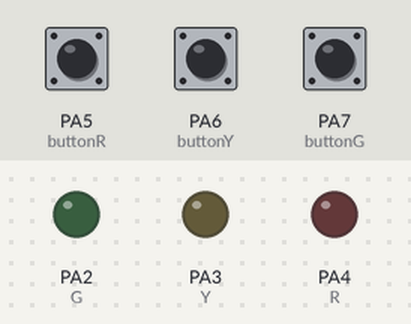
This sketch was run on a simulated STM32 Blue Pill. Parts: output pins drawn as LEDs (lit = HIGH). The test bench sets the inputs (shaded band); at power-on: PA5 (buttonR) LOW, PA6 (buttonY) LOW, PA7 (buttonG) LOW.

Above: at 1.2 s.
1.3 s: PA5 (buttonR) pulled HIGH for 0.15 s
At 1.37 s:
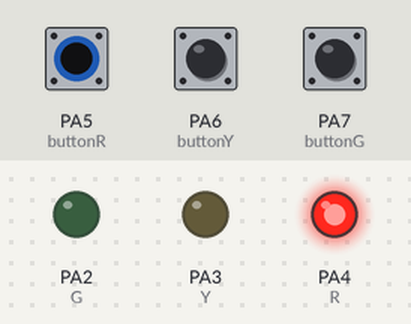
2.9 s: PA6 (buttonY) pulled HIGH for 0.15 s
At 2.97 s:
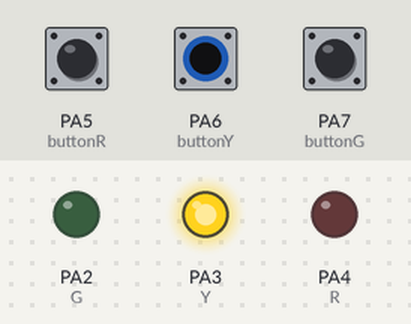
4.5 s: PA7 (buttonG) pulled HIGH for 0.15 s
At 4.57 s:
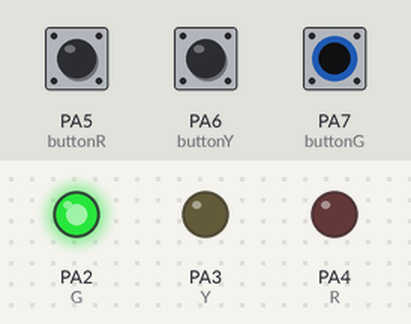
6.1 s: PA7 (buttonG) pulled HIGH for 3.2 s
At 10.5 s:
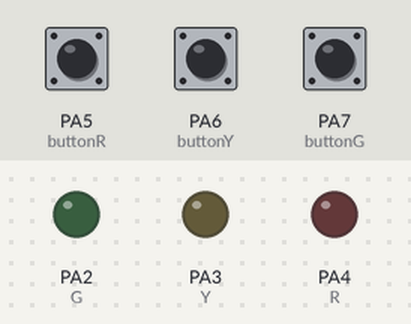
10.8 s: PA5 (buttonR) pulled HIGH for 3.2 s
At 11.8 s:
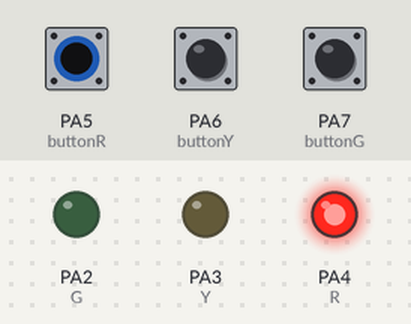
Timing chart, 0 to 15.5 s (numbered marks = the images above; inputs shaded):
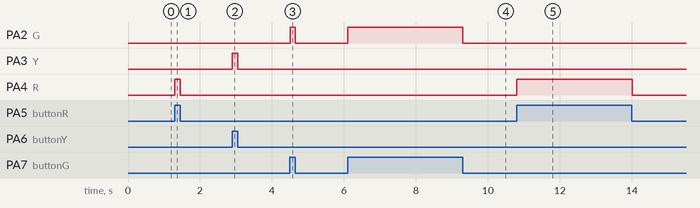

Measured:
- after the input at 1.3 s, PA4 (R): LOW → HIGH at once, → LOW 0.15 s later
- after the input at 2.9 s, PA3 (Y): LOW → HIGH at once, → LOW 0.15 s later
- after the input at 4.5 s, PA2 (G): LOW → HIGH at once, → LOW 0.15 s later
- after the input at 6.1 s, PA2 (G): LOW → HIGH at once, → LOW 3.2 s later
- after the input at 10.8 s, PA4 (R): LOW → HIGH at once, → LOW 3.2 s later

The sketch:

STM32_TrafficLight.ino
```cpp
//inisialisasi variable traffic ligh
int R = PA4;
int Y = PA3;
int G = PA2;
//inisialisasi variable button
int buttonR = PA5;
int buttonY = PA6;
int buttonG = PA7;
//inisialisasi variable tambahan

void setup() {
  //mengatur pin mode output atau input
  pinMode(R,OUTPUT);
  pinMode(Y,OUTPUT);
  pinMode(G,OUTPUT);

  pinMode(buttonR,INPUT);
  pinMode(buttonY,INPUT);
  pinMode(buttonG,INPUT);
}

void loop() {
  //membaca data button
  int readButtonR = digitalRead(buttonR);
  int readButtonY = digitalRead(buttonY);
  int readButtonG = digitalRead(buttonG);

  //logica
  if(readButtonR == 1){
    digitalWrite(R,HIGH);
    digitalWrite(Y,LOW);
    digitalWrite(G,LOW);
  }else if(readButtonY == 1){
    digitalWrite(R,LOW);
    digitalWrite(Y,HIGH);
    digitalWrite(G,LOW);
  }else if(readButtonG == 1){
    digitalWrite(R,LOW);
    digitalWrite(Y,LOW);
    digitalWrite(G,HIGH);
  }else{
    digitalWrite(R,LOW);
    digitalWrite(Y,LOW);
    digitalWrite(G,LOW);
  }

}
```
